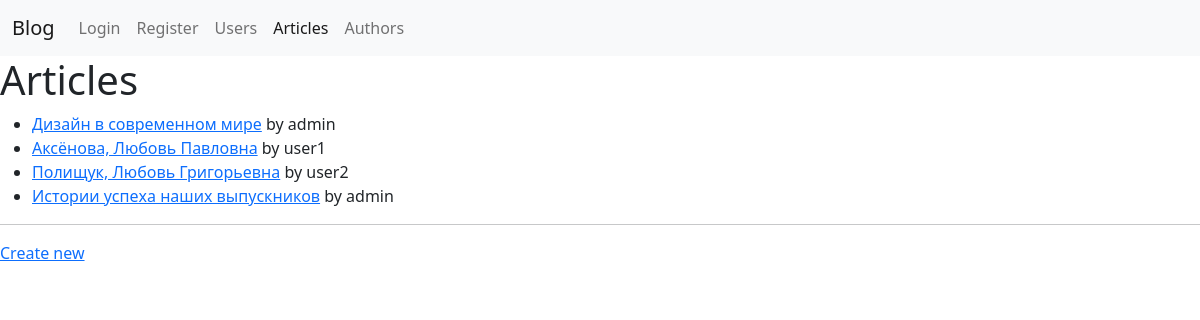
The app's page /articles/ with its own data.
### blog/models/article.py (models this page shows, shortened)
class Article(db.Model):
    id = Column(Integer, primary_key=True)
    author_id = Column(Integer, ForeignKey('author.id'), nullable=False)
    author = relationship('Author', back_populates='articles')
    title = Column(String(200), nullable=False, default="", server_default="")
    body = Column(Text, nullable=False, default="", server_default="")
    dt_created = Column(DateTime, default=datetime.utcnow, server_default=func.now())
    dt_updated = Column(DateTime, default=datetime.utcnow, onupdate=datetime.utcnow)
    tags = relationship('Tag', secondary=article_tag_association_table, back_populates='articles')

### blog/models/user.py (models this page shows, shortened)
class User(db.Model, UserMixin):
    id = Column(Integer, primary_key=True)
    first_name = Column(String(120), unique=False, nullable=False, default="", server_default="")
    last_name = Column(String(120), unique=False, nullable=False, default="", server_default="")
    username = Column(String(80), unique=True, nullable=False)
    email = Column(String(255), unique=True, nullable=False, default="", server_default="")
    is_staff = Column(Boolean, nullable=False, default=False)
    _password = Column(LargeBinary, nullable=True)
    author = relationship("Author", uselist=False, back_populates='user')
    @property
    def password(self):
        return self._password

### blog/views/articles.py (the view)
@articles_app.route("/articles/", endpoint='list')
def article_list():
    articles=Article.query.all()
    for article in articles:
        print('article.author', article.author)
    return render_template("articles/list.html", articles=articles)

### blog/models/author.py (called while the page is built)
    def __str__(self):
        return self.user.username

### blog/templates/articles/list.html (shortened to what this page needs)
{% extends 'base.html' %}
{% block body %}
<h1>Articles</h1>
<div>
  <ul>
    {% for article in articles %}
    <li>
      <a href="{{ url_for('articles_app.details', article_id=article.id) }}">{{ article.title }}</a> by {{ article.author }}</li>
    {% endfor %}
  </ul>
  <hr>
<a href="{{ url_for('articles_app.create') }}">Create new</a>
</div>
{% endblock %}

### blog/templates/base.html (shortened to what this page needs)
<!DOCTYPE html>
<html lang="en">
<head>
    <link href=" {{ url_for('static', filename='css/bootstrap.min.css') }}" rel="stylesheet">
</head>
<body>
<nav class="navbar navbar-expand-md navbar-light bg-light">
<div class="container-fluid">
<a class="navbar-brand" href="{{ url_for('index.main_page') }}">Blog</a>
<div class="collapse navbar-collapse" id="navbarNavAltMarkup">
<div class="navbar-nav">
    <div class="navbar-nav ms-auto">
    {% if current_user.is_authenticated %}
    <a class="nav-link" href="{{ url_for('auth_app.logout')}}">Logout</a>
    {%else%}
        {% for (endpoint, label) in [('auth_app.login','Login' ),('auth_app.register','Register')] %}
    <a href="{{url_for(endpoint) }}" class="nav-link" {% if request.endpoint=='login'%}active{%endif%} >{{label}}</a>
    {%endfor%}
        {% endif%}
    </div>
{% for (endpoint, label) in [('users_app.list', 'Users'), ('articles_app.list', 'Articles'), ('authors_app.list', 'Authors')] %}
<a href="{{ url_for(endpoint)}}"
class="nav-link {% if request.endpoint == endpoint -%}active{%- endif %}"
>
{{ label }}
</a>
{% endfor %}
</div>
</div>
</div>
</nav>
<div>
    {% block body %}{% endblock %}
</div>
</body>
</html>

### records on screen
Article: title "Дизайн в современном мире", author "admin"
Article: title "Аксёнова, Любовь Павловна", author "user1"
Article: title "Полищук, Любовь Григорьевна", author "user2"
Article: title "Истории успеха наших выпускников", author "admin"

### other values on screen
{{ label }} "Login" "Register"
{{ label }} "Users" "Articles" "Authors"
